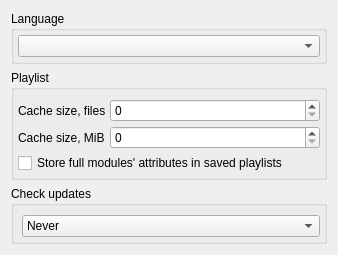
<?xml version="1.0" encoding="UTF-8"?>
<ui version="4.0">
 <class>UI::InterfaceSettingsWidget</class>
 <widget class="QWidget" name="UI::InterfaceSettingsWidget">
  <property name="geometry">
   <rect>
    <x>0</x>
    <y>0</y>
    <width>338</width>
    <height>229</height>
   </rect>
  </property>
  <property name="windowTitle">
   <string>Interface</string>
  </property>
  <layout class="QVBoxLayout" name="verticalLayout">
   <item>
    <widget class="QGroupBox" name="languageGroupBox">
     <property name="title">
      <string>Language</string>
     </property>
     <layout class="QVBoxLayout" name="languagesLayout">
      <property name="spacing">
       <number>4</number>
      </property>
      <property name="margin">
       <number>4</number>
      </property>
      <item>
       <widget class="QComboBox" name="languageSelect"/>
      </item>
     </layout>
    </widget>
   </item>
   <item>
    <widget class="QGroupBox" name="playlistGroupBox">
     <property name="title">
      <string>Playlist</string>
     </property>
     <layout class="QFormLayout" name="formLayout">
      <property name="horizontalSpacing">
       <number>4</number>
      </property>
      <property name="verticalSpacing">
       <number>4</number>
      </property>
      <property name="leftMargin">
       <number>4</number>
      </property>
      <property name="rightMargin">
       <number>4</number>
      </property>
      <property name="bottomMargin">
       <number>4</number>
      </property>
      <item row="0" column="0">
       <widget class="QLabel" name="labelPlaylistCachedFiles">
        <property name="toolTip">
         <string>Specifies how many opened files can be cached per playlist</string>
        </property>
        <property name="text">
         <string>Cache size, files</string>
        </property>
       </widget>
      </item>
      <item row="0" column="1">
       <widget class="QSpinBox" name="playlistCachedFiles">
        <property name="maximum">
         <number>10000</number>
        </property>
       </widget>
      </item>
      <item row="1" column="0">
       <widget class="QLabel" name="labelPlaylistCachedMemory">
        <property name="toolTip">
         <string>Specifies per playlist cache memory usage limit</string>
        </property>
        <property name="text">
         <string>Cache size, MiB</string>
        </property>
       </widget>
      </item>
      <item row="1" column="1">
       <widget class="QSpinBox" name="playlistCacheLimit">
        <property name="maximum">
         <number>100</number>
        </property>
       </widget>
      </item>
      <item row="2" column="0" colspan="2">
       <widget class="QCheckBox" name="playlistStoreAllProperties">
        <property name="toolTip">
         <string>Store all module attributes and properties instead of only custom</string>
        </property>
        <property name="text">
         <string>Store full modules' attributes in saved playlists</string>
        </property>
       </widget>
      </item>
     </layout>
    </widget>
   </item>
   <item>
    <widget class="QGroupBox" name="updatesGroupBox">
     <property name="title">
      <string>Check updates</string>
     </property>
     <layout class="QFormLayout" name="formLayout_2">
      <property name="horizontalSpacing">
       <number>4</number>
      </property>
      <property name="verticalSpacing">
       <number>4</number>
      </property>
      <property name="leftMargin">
       <number>4</number>
      </property>
      <property name="rightMargin">
       <number>4</number>
      </property>
      <property name="bottomMargin">
       <number>4</number>
      </property>
      <item row="0" column="1">
       <widget class="QComboBox" name="updateCheckPeriod">
        <item>
         <property name="text">
          <string>Never</string>
         </property>
        </item>
        <item>
         <property name="text">
          <string>Once a day</string>
         </property>
        </item>
        <item>
         <property name="text">
          <string>Once a week</string>
         </property>
        </item>
       </widget>
      </item>
     </layout>
    </widget>
   </item>
   <item>
    <spacer name="verticalSpacer">
     <property name="orientation">
      <enum>Qt::Vertical</enum>
     </property>
     <property name="sizeHint" stdset="0">
      <size>
       <width>20</width>
       <height>40</height>
      </size>
     </property>
    </spacer>
   </item>
  </layout>
 </widget>
 <resources/>
 <connections/>
</ui>
